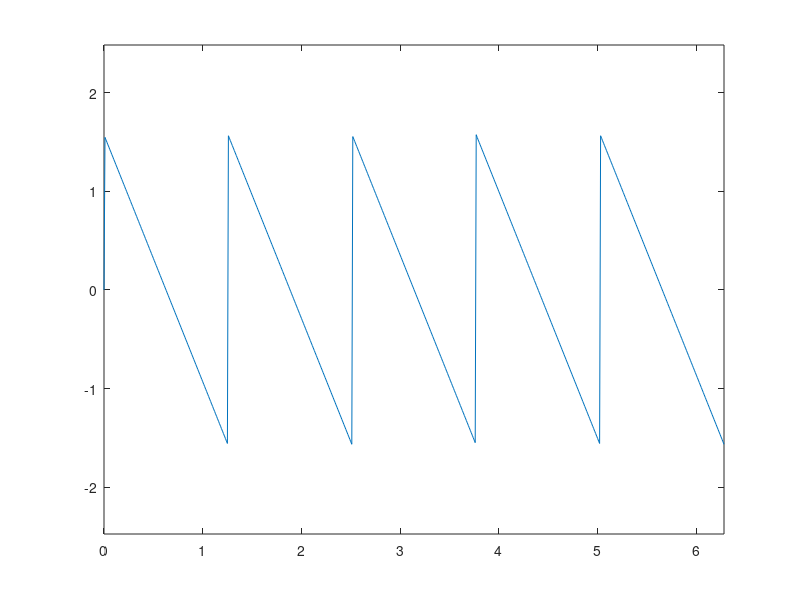

This figure's MATLAB source:
x = 0:0.01:2*pi;
frekv = 5;
y = 0;
for i = 1:500000
    y = y + ((1/i).*(sin(i*frekv*x)));
    akt = (1/i).*sin(i*frekv*x);
end
figure;
plot(x,y);
axis equal;

